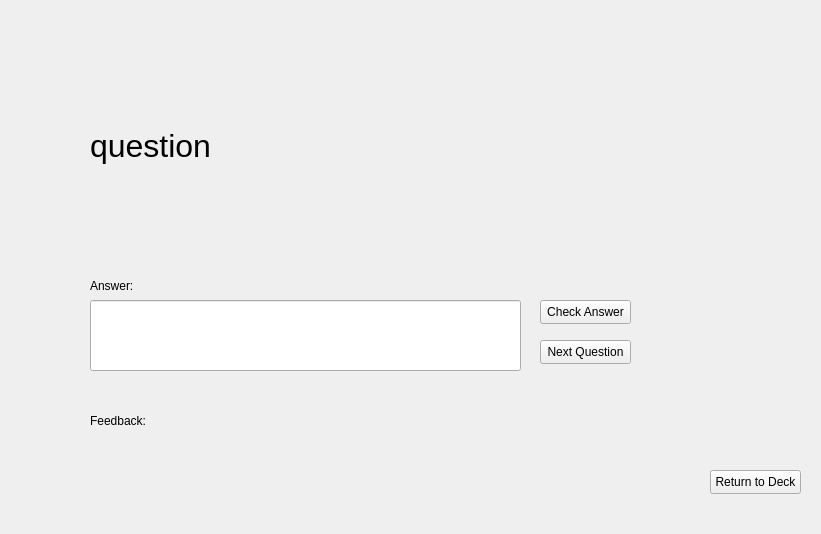
<?xml version="1.0" encoding="UTF-8"?>
<ui version="4.0">
 <class>studywindow</class>
 <widget class="QWidget" name="studywindow">
  <property name="geometry">
   <rect>
    <x>0</x>
    <y>0</y>
    <width>821</width>
    <height>534</height>
   </rect>
  </property>
  <property name="windowTitle">
   <string>Form</string>
  </property>
  <widget class="QLabel" name="questionLabel">
   <property name="geometry">
    <rect>
     <x>90</x>
     <y>50</y>
     <width>541</width>
     <height>191</height>
    </rect>
   </property>
   <property name="font">
    <font>
     <pointsize>24</pointsize>
    </font>
   </property>
   <property name="text">
    <string>question</string>
   </property>
  </widget>
  <widget class="QLabel" name="answerLabel">
   <property name="geometry">
    <rect>
     <x>90</x>
     <y>270</y>
     <width>71</width>
     <height>31</height>
    </rect>
   </property>
   <property name="text">
    <string>Answer:</string>
   </property>
  </widget>
  <widget class="QPushButton" name="checkAnswerButton">
   <property name="geometry">
    <rect>
     <x>540</x>
     <y>300</y>
     <width>91</width>
     <height>24</height>
    </rect>
   </property>
   <property name="text">
    <string>Check Answer</string>
   </property>
  </widget>
  <widget class="QPushButton" name="returnButton">
   <property name="geometry">
    <rect>
     <x>710</x>
     <y>470</y>
     <width>91</width>
     <height>24</height>
    </rect>
   </property>
   <property name="text">
    <string>Return to Deck</string>
   </property>
  </widget>
  <widget class="QPushButton" name="nextButton">
   <property name="geometry">
    <rect>
     <x>540</x>
     <y>340</y>
     <width>91</width>
     <height>24</height>
    </rect>
   </property>
   <property name="text">
    <string>Next Question</string>
   </property>
  </widget>
  <widget class="QLabel" name="feedbackLabel">
   <property name="geometry">
    <rect>
     <x>90</x>
     <y>400</y>
     <width>291</width>
     <height>41</height>
    </rect>
   </property>
   <property name="text">
    <string>Feedback:</string>
   </property>
  </widget>
  <widget class="QLineEdit" name="answerInput">
   <property name="geometry">
    <rect>
     <x>90</x>
     <y>300</y>
     <width>431</width>
     <height>71</height>
    </rect>
   </property>
  </widget>
 </widget>
 <resources/>
 <connections/>
</ui>
